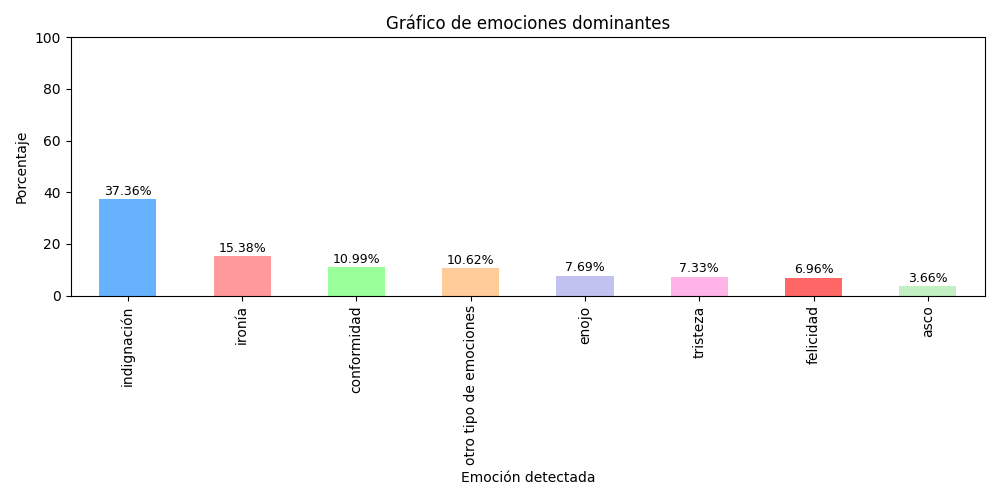

The script that saved this image:
# Importamos las dependencias
import pandas as pd
import matplotlib.pyplot as plt

# Cargamos el dataframe directamente desde el archivo CSV
try:
    df = pd.read_csv("Analyzed_Comments.csv")
except Exception as e:
    print('Ocurrió un error al intentar cargar el archivo CSV:')
    print(str(e))
    exit()  # Detiene la ejecución del programa

# Va recorrer la columna "Emoción Dominante" de nuestro dataframe y sumará la cantidad de veces que se repite cada valor
emotion_counts = df['Emoción Dominante'].value_counts()

# Calculamos los porcentajes
total = len(df)
percentages = (emotion_counts / total) * 100

# Paleta de colores no convencionales
colors = ['#66b2ff', '#ff9999', '#99ff99', '#ffcc99', '#c2c2f0', '#ffb3e6', '#ff6666', '#c2f0c2']

# Le indicamos a matplotlib las características con las que debe crear nuestro bar chart
plt.figure(figsize=(10, 5))
bars = percentages.plot(kind='bar', color=colors[:len(emotion_counts)])
plt.title('Gráfico de emociones dominantes')
plt.xlabel('Emoción detectada')
plt.ylabel('Porcentaje')
plt.ylim(0, 100)  # Establecer el límite superior del eje y a 100%

# Añadir los porcentajes arriba de cada barra
for bar in bars.patches:
    yval = bar.get_height()
    bars.text(bar.get_x() + bar.get_width() / 2, yval + 0.5, f'{round(yval, 2)}%', ha='center', va='bottom', fontsize=9)

# Guardamos en la carpeta raíz del proyecto el bar chart generado en formato png
plt.tight_layout()  # Esto asegura que todo quede bien ajustado en la imagen
plt.savefig("barchart.png")

# Esto sirve para mostrar en pantalla el bar chart generado
# plt.show()